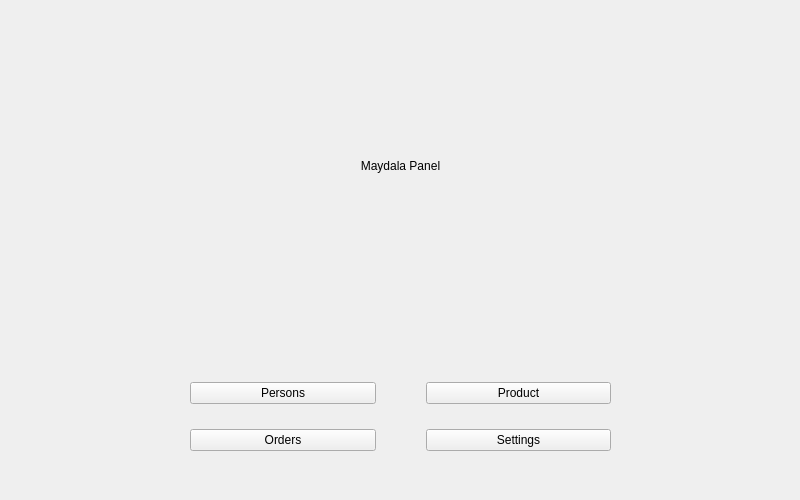
<?xml version="1.0" encoding="UTF-8"?>
<ui version="4.0">
 <class>Form</class>
 <widget class="QWidget" name="Form">
  <property name="geometry">
   <rect>
    <x>0</x>
    <y>0</y>
    <width>800</width>
    <height>500</height>
   </rect>
  </property>
  <property name="windowTitle">
   <string>Form</string>
  </property>
  <widget class="QWidget" name="verticalLayoutWidget">
   <property name="geometry">
    <rect>
     <x>140</x>
     <y>0</y>
     <width>521</width>
     <height>501</height>
    </rect>
   </property>
   <layout class="QVBoxLayout" name="vertical" stretch="0,0">
    <property name="spacing">
     <number>0</number>
    </property>
    <property name="sizeConstraint">
     <enum>QLayout::SetMinimumSize</enum>
    </property>
    <property name="leftMargin">
     <number>0</number>
    </property>
    <property name="topMargin">
     <number>0</number>
    </property>
    <property name="rightMargin">
     <number>0</number>
    </property>
    <property name="bottomMargin">
     <number>0</number>
    </property>
    <item>
     <widget class="QLabel" name="label">
      <property name="enabled">
       <bool>true</bool>
      </property>
      <property name="styleSheet">
       <string notr="true">font: 20pt &quot;Laksaman&quot;;
</string>
      </property>
      <property name="text">
       <string>Maydala Panel</string>
      </property>
      <property name="scaledContents">
       <bool>false</bool>
      </property>
      <property name="alignment">
       <set>Qt::AlignCenter</set>
      </property>
     </widget>
    </item>
    <item>
     <layout class="QGridLayout" name="gridLayout">
      <property name="leftMargin">
       <number>50</number>
      </property>
      <property name="topMargin">
       <number>50</number>
      </property>
      <property name="rightMargin">
       <number>50</number>
      </property>
      <property name="bottomMargin">
       <number>50</number>
      </property>
      <property name="horizontalSpacing">
       <number>50</number>
      </property>
      <property name="verticalSpacing">
       <number>25</number>
      </property>
      <item row="0" column="0">
       <widget class="QPushButton" name="person_btn">
        <property name="cursor">
         <cursorShape>PointingHandCursor</cursorShape>
        </property>
        <property name="text">
         <string>Persons</string>
        </property>
        <property name="icon">
         <iconset>
          <normaloff>../images/customers.png</normaloff>../images/customers.png</iconset>
        </property>
        <property name="iconSize">
         <size>
          <width>32</width>
          <height>32</height>
         </size>
        </property>
       </widget>
      </item>
      <item row="1" column="0">
       <widget class="QPushButton" name="orders_btn">
        <property name="cursor">
         <cursorShape>PointingHandCursor</cursorShape>
        </property>
        <property name="text">
         <string>Orders</string>
        </property>
        <property name="icon">
         <iconset>
          <normaloff>../images/carts.png</normaloff>../images/carts.png</iconset>
        </property>
        <property name="iconSize">
         <size>
          <width>32</width>
          <height>32</height>
         </size>
        </property>
       </widget>
      </item>
      <item row="0" column="1">
       <widget class="QPushButton" name="products_btn">
        <property name="cursor">
         <cursorShape>PointingHandCursor</cursorShape>
        </property>
        <property name="text">
         <string>Product</string>
        </property>
        <property name="icon">
         <iconset>
          <normaloff>../images/products.png</normaloff>../images/products.png</iconset>
        </property>
        <property name="iconSize">
         <size>
          <width>32</width>
          <height>32</height>
         </size>
        </property>
       </widget>
      </item>
      <item row="1" column="1">
       <widget class="QPushButton" name="settings_btn">
        <property name="cursor">
         <cursorShape>PointingHandCursor</cursorShape>
        </property>
        <property name="text">
         <string>Settings</string>
        </property>
        <property name="icon">
         <iconset>
          <normaloff>../images/settings.png</normaloff>../images/settings.png</iconset>
        </property>
        <property name="iconSize">
         <size>
          <width>32</width>
          <height>32</height>
         </size>
        </property>
       </widget>
      </item>
     </layout>
    </item>
   </layout>
  </widget>
 </widget>
 <resources/>
 <connections/>
</ui>
